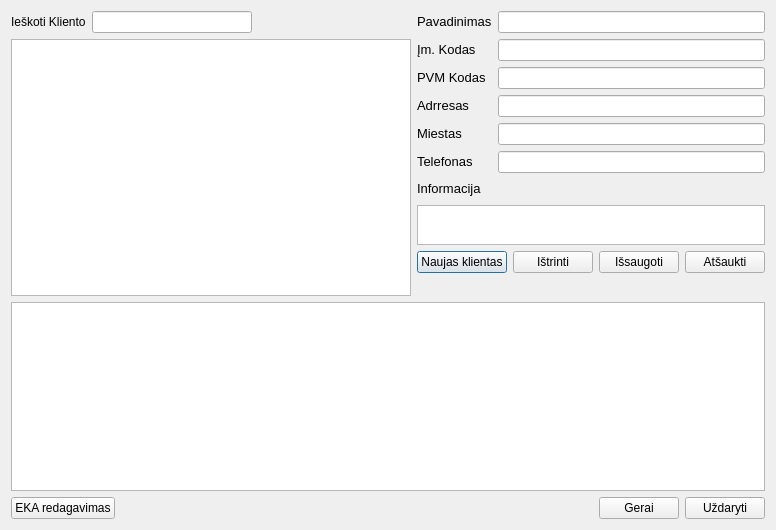
<?xml version="1.0" encoding="UTF-8"?>
<ui version="4.0">
 <class>KlientuPaieska</class>
 <widget class="QDialog" name="KlientuPaieska">
  <property name="geometry">
   <rect>
    <x>0</x>
    <y>0</y>
    <width>760</width>
    <height>530</height>
   </rect>
  </property>
  <property name="maximumSize">
   <size>
    <width>1000000</width>
    <height>16777215</height>
   </size>
  </property>
  <property name="windowTitle">
   <string>Dialog</string>
  </property>
  <layout class="QGridLayout" name="gridLayout_3">
   <item row="0" column="0" rowspan="3">
    <layout class="QVBoxLayout" name="verticalLayout">
     <item>
      <layout class="QHBoxLayout" name="horizontalLayout">
       <item>
        <widget class="QLabel" name="label">
         <property name="text">
          <string>Ieškoti Kliento</string>
         </property>
        </widget>
       </item>
       <item>
        <widget class="QLineEdit" name="lpaieska"/>
       </item>
       <item>
        <spacer name="horizontalSpacer_2">
         <property name="orientation">
          <enum>Qt::Horizontal</enum>
         </property>
         <property name="sizeHint" stdset="0">
          <size>
           <width>40</width>
           <height>20</height>
          </size>
         </property>
        </spacer>
       </item>
      </layout>
     </item>
     <item>
      <widget class="QTableView" name="tableView">
       <property name="minimumSize">
        <size>
         <width>400</width>
         <height>0</height>
        </size>
       </property>
       <property name="horizontalScrollMode">
        <enum>QAbstractItemView::ScrollPerItem</enum>
       </property>
       <property name="showGrid">
        <bool>true</bool>
       </property>
      </widget>
     </item>
    </layout>
   </item>
   <item row="0" column="1">
    <layout class="QGridLayout" name="gridLayout_2">
     <item row="0" column="0">
      <layout class="QFormLayout" name="formLayout">
       <property name="fieldGrowthPolicy">
        <enum>QFormLayout::AllNonFixedFieldsGrow</enum>
       </property>
       <item row="0" column="0">
        <widget class="QLabel" name="lpavadinimas">
         <property name="text">
          <string>&lt;html&gt;&lt;head/&gt;&lt;body&gt;&lt;p&gt;&lt;span style=&quot; font-size:10pt;&quot;&gt;Pavadinimas&lt;/span&gt;&lt;/p&gt;&lt;/body&gt;&lt;/html&gt;</string>
         </property>
        </widget>
       </item>
       <item row="0" column="1">
        <widget class="QLineEdit" name="line_pavadinimas">
         <property name="minimumSize">
          <size>
           <width>250</width>
           <height>0</height>
          </size>
         </property>
         <property name="maxLength">
          <number>100</number>
         </property>
         <property name="echoMode">
          <enum>QLineEdit::Normal</enum>
         </property>
        </widget>
       </item>
       <item row="1" column="0">
        <widget class="QLabel" name="lkodas">
         <property name="text">
          <string>&lt;html&gt;&lt;head/&gt;&lt;body&gt;&lt;p&gt;&lt;span style=&quot; font-size:10pt;&quot;&gt;Įm. Kodas&lt;/span&gt;&lt;/p&gt;&lt;/body&gt;&lt;/html&gt;</string>
         </property>
        </widget>
       </item>
       <item row="1" column="1">
        <widget class="QLineEdit" name="lineEdit_kodas">
         <property name="maxLength">
          <number>10</number>
         </property>
         <property name="echoMode">
          <enum>QLineEdit::Normal</enum>
         </property>
        </widget>
       </item>
       <item row="2" column="0">
        <widget class="QLabel" name="lpvm">
         <property name="text">
          <string>&lt;html&gt;&lt;head/&gt;&lt;body&gt;&lt;p&gt;&lt;span style=&quot; font-size:10pt;&quot;&gt;PVM Kodas&lt;/span&gt;&lt;/p&gt;&lt;/body&gt;&lt;/html&gt;</string>
         </property>
        </widget>
       </item>
       <item row="2" column="1">
        <widget class="QLineEdit" name="lineEdit_pvm">
         <property name="maxLength">
          <number>20</number>
         </property>
         <property name="echoMode">
          <enum>QLineEdit::Normal</enum>
         </property>
        </widget>
       </item>
       <item row="3" column="0">
        <widget class="QLabel" name="ladresas">
         <property name="text">
          <string>&lt;html&gt;&lt;head/&gt;&lt;body&gt;&lt;p&gt;&lt;span style=&quot; font-size:10pt;&quot;&gt;Adrresas&lt;/span&gt;&lt;/p&gt;&lt;/body&gt;&lt;/html&gt;</string>
         </property>
        </widget>
       </item>
       <item row="3" column="1">
        <widget class="QLineEdit" name="lineEdit_adresas">
         <property name="maxLength">
          <number>100</number>
         </property>
         <property name="echoMode">
          <enum>QLineEdit::Normal</enum>
         </property>
        </widget>
       </item>
       <item row="4" column="0">
        <widget class="QLabel" name="lmiestas">
         <property name="text">
          <string>&lt;html&gt;&lt;head/&gt;&lt;body&gt;&lt;p&gt;&lt;span style=&quot; font-size:10pt;&quot;&gt;Miestas&lt;/span&gt;&lt;/p&gt;&lt;/body&gt;&lt;/html&gt;</string>
         </property>
        </widget>
       </item>
       <item row="4" column="1">
        <widget class="QLineEdit" name="lineEdit_miestas">
         <property name="maxLength">
          <number>20</number>
         </property>
         <property name="echoMode">
          <enum>QLineEdit::Normal</enum>
         </property>
        </widget>
       </item>
       <item row="5" column="0">
        <widget class="QLabel" name="ltelefonas">
         <property name="text">
          <string>&lt;html&gt;&lt;head/&gt;&lt;body&gt;&lt;p&gt;&lt;span style=&quot; font-size:10pt;&quot;&gt;Telefonas&lt;/span&gt;&lt;/p&gt;&lt;/body&gt;&lt;/html&gt;</string>
         </property>
        </widget>
       </item>
       <item row="5" column="1">
        <widget class="QLineEdit" name="lineEdit_telefonas">
         <property name="maxLength">
          <number>15</number>
         </property>
         <property name="echoMode">
          <enum>QLineEdit::Normal</enum>
         </property>
        </widget>
       </item>
       <item row="6" column="0">
        <widget class="QLabel" name="linformacija">
         <property name="text">
          <string>&lt;html&gt;&lt;head/&gt;&lt;body&gt;&lt;p&gt;&lt;span style=&quot; font-size:10pt;&quot;&gt;Informacija&lt;/span&gt;&lt;/p&gt;&lt;/body&gt;&lt;/html&gt;</string>
         </property>
        </widget>
       </item>
       <item row="6" column="1">
        <spacer name="horizontalSpacer">
         <property name="orientation">
          <enum>Qt::Horizontal</enum>
         </property>
         <property name="sizeHint" stdset="0">
          <size>
           <width>40</width>
           <height>20</height>
          </size>
         </property>
        </spacer>
       </item>
      </layout>
     </item>
     <item row="1" column="0">
      <widget class="QTextEdit" name="textEdit_informacija">
       <property name="maximumSize">
        <size>
         <width>10000000</width>
         <height>40</height>
        </size>
       </property>
       <property name="sizeIncrement">
        <size>
         <width>0</width>
         <height>0</height>
        </size>
       </property>
       <property name="html">
        <string>&lt;!DOCTYPE HTML PUBLIC &quot;-//W3C//DTD HTML 4.0//EN&quot; &quot;http://www.w3.org/TR/REC-html40/strict.dtd&quot;&gt;
&lt;html&gt;&lt;head&gt;&lt;meta name=&quot;qrichtext&quot; content=&quot;1&quot; /&gt;&lt;style type=&quot;text/css&quot;&gt;
p, li { white-space: pre-wrap; }
&lt;/style&gt;&lt;/head&gt;&lt;body style=&quot; font-family:'MS Shell Dlg 2'; font-size:8.25pt; font-weight:400; font-style:normal;&quot;&gt;
&lt;p style=&quot;-qt-paragraph-type:empty; margin-top:0px; margin-bottom:0px; margin-left:0px; margin-right:0px; -qt-block-indent:0; text-indent:0px;&quot;&gt;&lt;br /&gt;&lt;/p&gt;&lt;/body&gt;&lt;/html&gt;</string>
       </property>
      </widget>
     </item>
    </layout>
   </item>
   <item row="1" column="1">
    <layout class="QHBoxLayout" name="horizontalLayout_2">
     <item>
      <widget class="QPushButton" name="pushButton_3">
       <property name="maximumSize">
        <size>
         <width>100</width>
         <height>16777215</height>
        </size>
       </property>
       <property name="text">
        <string>Naujas klientas</string>
       </property>
      </widget>
     </item>
     <item>
      <widget class="QPushButton" name="pushButton_5">
       <property name="maximumSize">
        <size>
         <width>100</width>
         <height>16777215</height>
        </size>
       </property>
       <property name="text">
        <string>Ištrinti</string>
       </property>
      </widget>
     </item>
     <item>
      <widget class="QPushButton" name="pushButton_4">
       <property name="text">
        <string>Išsaugoti</string>
       </property>
      </widget>
     </item>
     <item>
      <widget class="QPushButton" name="pushButton_atsaukti">
       <property name="text">
        <string>Atšaukti</string>
       </property>
      </widget>
     </item>
     <item>
      <spacer name="horizontalSpacer_3">
       <property name="orientation">
        <enum>Qt::Horizontal</enum>
       </property>
       <property name="sizeHint" stdset="0">
        <size>
         <width>40</width>
         <height>20</height>
        </size>
       </property>
      </spacer>
     </item>
    </layout>
   </item>
   <item row="2" column="1">
    <spacer name="verticalSpacer">
     <property name="orientation">
      <enum>Qt::Vertical</enum>
     </property>
     <property name="sizeHint" stdset="0">
      <size>
       <width>17</width>
       <height>26</height>
      </size>
     </property>
    </spacer>
   </item>
   <item row="3" column="0" colspan="2">
    <widget class="QTableView" name="tableView_2"/>
   </item>
   <item row="4" column="0" colspan="2">
    <layout class="QHBoxLayout" name="horizontalLayout_3">
     <item>
      <widget class="QPushButton" name="pushButton_callekaediting">
       <property name="text">
        <string>EKA redagavimas</string>
       </property>
      </widget>
     </item>
     <item>
      <spacer name="horizontalSpacer_4">
       <property name="orientation">
        <enum>Qt::Horizontal</enum>
       </property>
       <property name="sizeHint" stdset="0">
        <size>
         <width>40</width>
         <height>20</height>
        </size>
       </property>
      </spacer>
     </item>
     <item>
      <widget class="QPushButton" name="pushButton">
       <property name="text">
        <string>Gerai</string>
       </property>
      </widget>
     </item>
     <item>
      <widget class="QPushButton" name="pushButton_2">
       <property name="text">
        <string>Uždaryti</string>
       </property>
      </widget>
     </item>
    </layout>
   </item>
  </layout>
  <zorder></zorder>
  <zorder></zorder>
  <zorder>tableView_2</zorder>
 </widget>
 <resources/>
 <connections>
  <connection>
   <sender>pushButton</sender>
   <signal>clicked()</signal>
   <receiver>KlientuPaieska</receiver>
   <slot>accept()</slot>
   <hints>
    <hint type="sourcelabel">
     <x>501</x>
     <y>383</y>
    </hint>
    <hint type="destinationlabel">
     <x>444</x>
     <y>339</y>
    </hint>
   </hints>
  </connection>
  <connection>
   <sender>pushButton_2</sender>
   <signal>clicked()</signal>
   <receiver>KlientuPaieska</receiver>
   <slot>close()</slot>
   <hints>
    <hint type="sourcelabel">
     <x>640</x>
     <y>382</y>
    </hint>
    <hint type="destinationlabel">
     <x>697</x>
     <y>333</y>
    </hint>
   </hints>
  </connection>
 </connections>
</ui>
